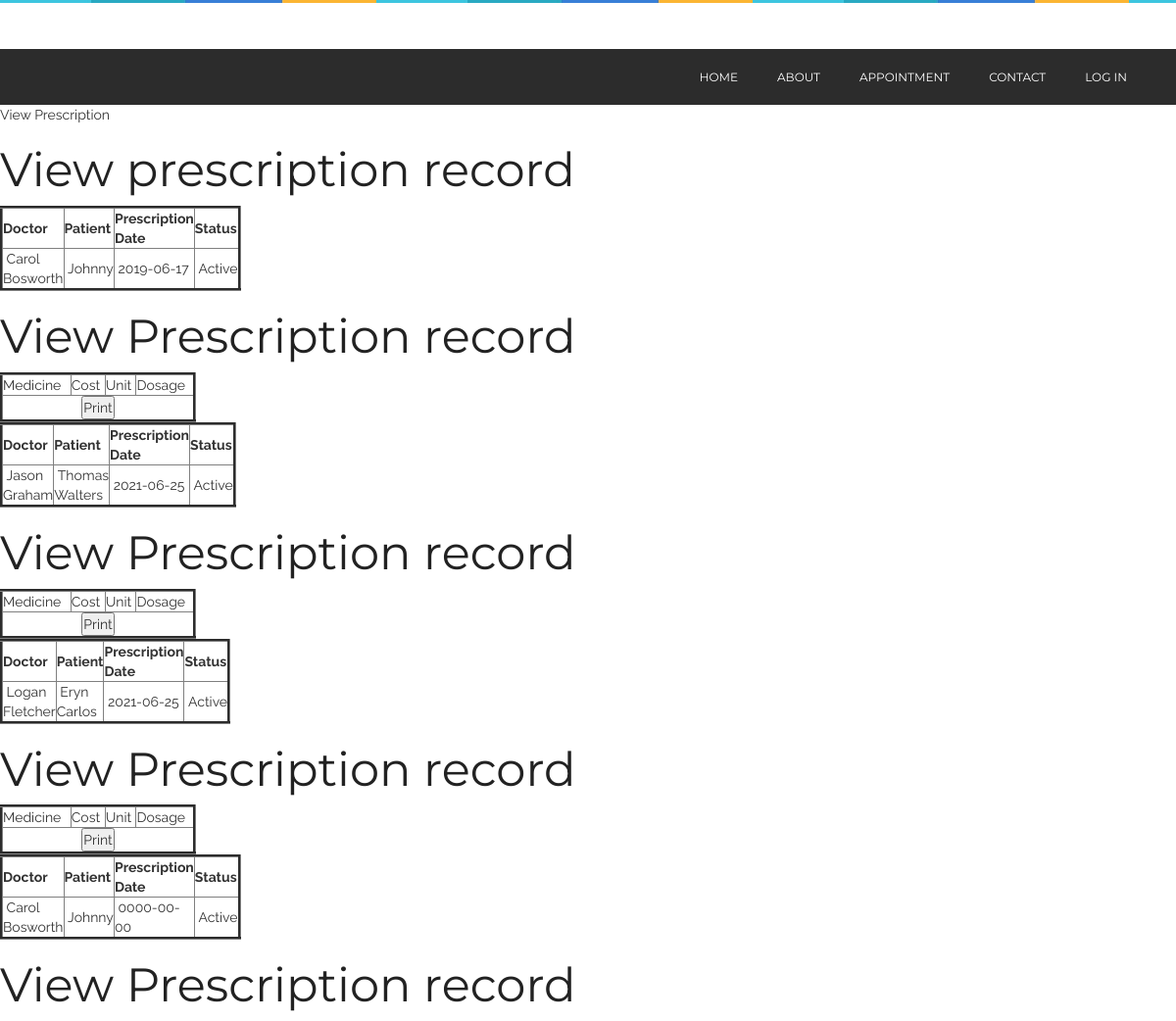
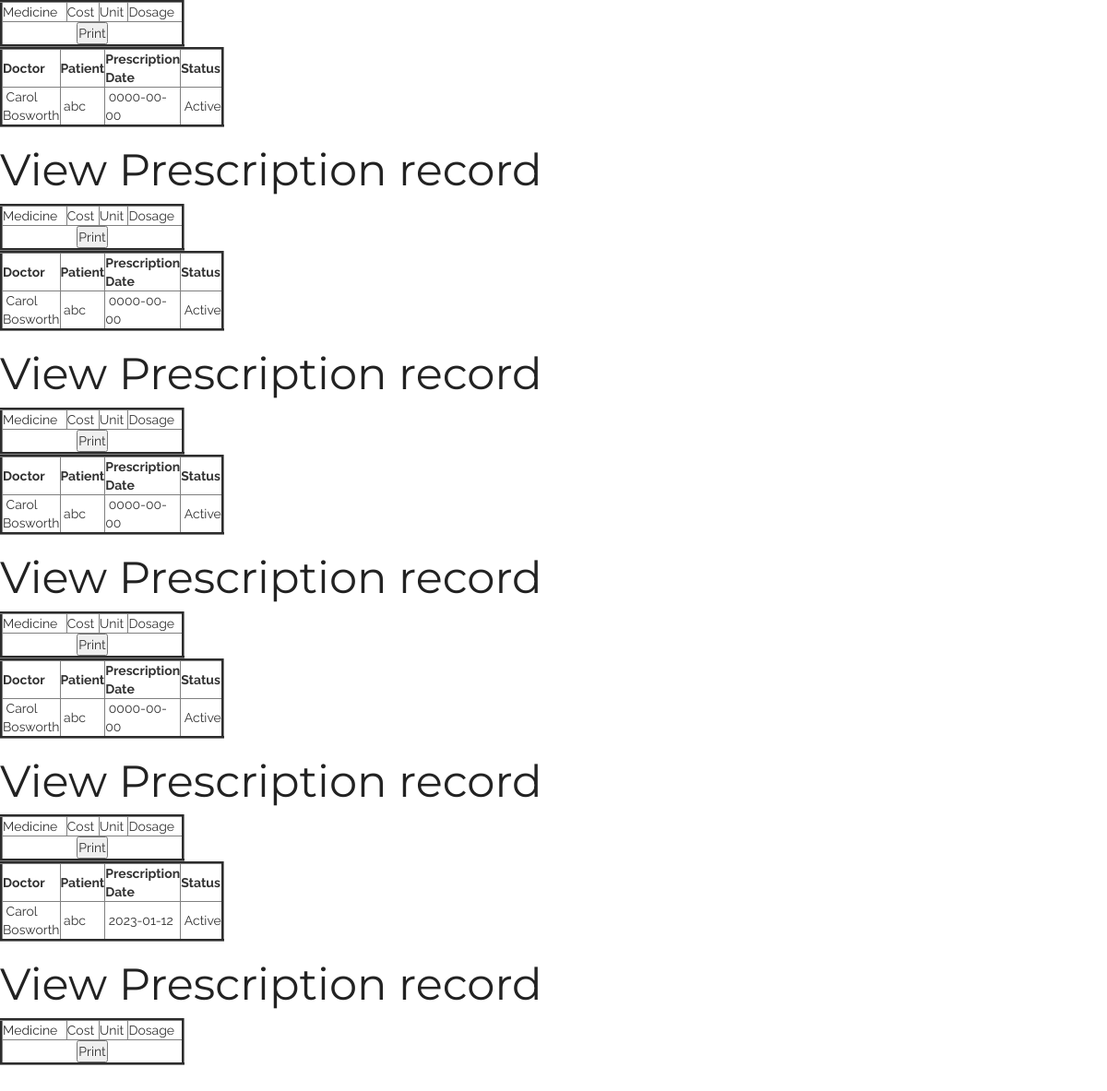
Screenshot of /viewprescription.php with the database file from the repository (2 pictures, top to bottom).
### tables this page shows
CREATE TABLE IF NOT EXISTS `prescription` (
`prescriptionid` int(10) NOT NULL,
  `doctorid` int(10) NOT NULL,
  `patientid` int(10) NOT NULL,
  `prescriptiondate` date NOT NULL,
  `status` varchar(10) NOT NULL,
  `appointmentid` int(10) NOT NULL
);

CREATE TABLE IF NOT EXISTS `doctor` (
`doctorid` int(10) NOT NULL,
  `doctorname` varchar(50) NOT NULL,
  `mobileno` varchar(15) NOT NULL,
  `departmentid` int(10) NOT NULL,
  `loginid` varchar(25) NOT NULL,
  `password` varchar(25) NOT NULL,
  `status` varchar(10) NOT NULL,
  `education` varchar(25) NOT NULL,
  `experience` float(11,1) NOT NULL,
  `consultancy_charge` float(10,2) NOT NULL
);

CREATE TABLE IF NOT EXISTS `patient` (
`patientid` int(10) NOT NULL,
  `patientname` varchar(50) NOT NULL,
  `admissiondate` date NOT NULL,
  `admissiontime` time NOT NULL,
  `address` varchar(250) NOT NULL,
  `mobileno` varchar(15) NOT NULL,
  `city` varchar(25) NOT NULL,
  `pincode` varchar(20) NOT NULL,
  `loginid` varchar(50) NOT NULL,
  `password` varchar(25) NOT NULL,
  `bloodgroup` varchar(20) NOT NULL,
  `gender` varchar(10) NOT NULL,
  `dob` date NOT NULL,
  `status` varchar(10) NOT NULL
);

### viewprescription.php (the view, shortened to what this page needs)
<?php
include("header.php");
include("dbconnection.php");
?>
<div class="wrapper col2">
  <div id="breadcrumb">
    <ul>
      <li class="first">View Prescription</li></ul>
  </div>
</div>
<div class="wrapper col4">
  <div id="container">
    <h1>View prescription record</h1>
<?php
$sql ="SELECT * FROM prescription";
$qsql = mysqli_query($con,$sql);
while($rs = mysqli_fetch_array($qsql))
{
	$sqlpatient = "SELECT * FROM patient WHERE patientid='$rs[patientid]'";
	$qsqlpatient = mysqli_query($con,$sqlpatient);
	$rspatient = mysqli_fetch_array($qsqlpatient);
	$sqldoctor = "SELECT * FROM doctor WHERE doctorid='$rs[doctorid]'";
	$qsqldoctor = mysqli_query($con,$sqldoctor);
	$rsdoctor = mysqli_fetch_array($qsqldoctor);
?>
    <table width="200" border="3">
          <tbody>
            <tr>
              <td><strong>Doctor</strong></td>
              <td><strong>Patient</strong></td>
              <td><strong>Prescription Date</strong></td>
              <td><strong>Status</strong></td>
            </tr>
              <?php
            echo "<tr>
              <td>&nbsp;$rsdoctor[doctorname]</td>
              <td>&nbsp;$rspatient[patientname]</td>
               <td>&nbsp;$rs[prescriptiondate]</td>
            <td>&nbsp;$rs[status]</td>
            </tr>";
            ?>
          </tbody>
        </table>
      <h1>View Prescription record</h1>
        <table width="200" border="3">
          <tbody>
            <tr>
              <td>Medicine</td>
              <td>Cost</td>
              <td>Unit</td>
              <td>Dosage</td>
            </tr>
            <tr>
              <td colspan="6"><div align="center">
                <input type="submit" name="print" id="print" value="Print" onclick="myFunction()"/>
              </div></td>
              </tr>
          </tbody>
        </table>
<?php
}
?>        <p>&nbsp;</p>
  </div>
</div>
<?php
include("footer.php");
?>

### css/style.css (style rules this page uses)
* { margin: 0px; padding: 0px; }
body { background: #fff; font-weight: normal; position: relative; font-size: 14px; font-family: "Raleway", sans-serif; }
h1, h2, h3, h4, h5, h6 { font-weight: normal; color: #222222; font-family: "Montserrat", sans-serif; }
h1 { font-size: 48px; }
p { color: #535353; font-size: 14px; letter-spacing: 0px; line-height: 24px; font-weight: 500; text-rendering: optimizeLegibility; }

### rows the page displays
prescription: doctorid.doctorname "Carol Bosworth", patientid.patientname "Johnny", prescriptiondate "2019-06-17", status "Active"
prescription: doctorid.doctorname "Jason Graham", patientid.patientname "Thomas Walters", prescriptiondate "2021-06-25", status "Active"
prescription: doctorid.doctorname "Logan Fletcher", patientid.patientname "Eryn Carlos", prescriptiondate "2021-06-25", status "Active"
prescription: doctorid.doctorname "Carol Bosworth", patientid.patientname "Johnny", prescriptiondate "0000-00-00", status "Active"
prescription: doctorid.doctorname "Carol Bosworth", patientid.patientname "abc", prescriptiondate "0000-00-00", status "Active"
prescription: doctorid.doctorname "Carol Bosworth", patientid.patientname "abc", prescriptiondate "0000-00-00", status "Active"
prescription: doctorid.doctorname "Carol Bosworth", patientid.patientname "abc", prescriptiondate "0000-00-00", status "Active"
prescription: doctorid.doctorname "Carol Bosworth", patientid.patientname "abc", prescriptiondate "0000-00-00", status "Active"
prescription: doctorid.doctorname "Carol Bosworth", patientid.patientname "abc", prescriptiondate "2023-01-12", status "Active"
